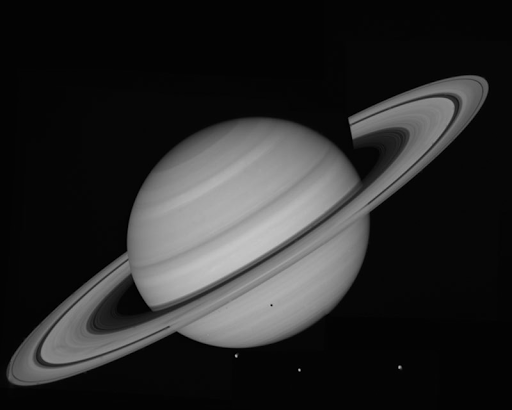
#> input picture img/saturn.png, 512 x 410 px
$ python lesson3.py
#> lines starting #> are read from the running program, lines starting #| are printed output that depends on the picture
import cv2
import numpy as np
from matplotlib import pyplot as plt

# adding filters

# load image 1
saturn = cv2.imread('img/saturn.png', 0)
#> saturn is the input picture: shape (410, 512); min 0, max 198, mean 41
cv2.imshow('saturn', saturn)
cv2.waitKey(0)

# add some noise
im = np.empty(saturn.shape, np.uint8)  # creating empty image
noise_sigma = 25
im2 = cv2.randn(im, 0, noise_sigma)  # sigma of 100
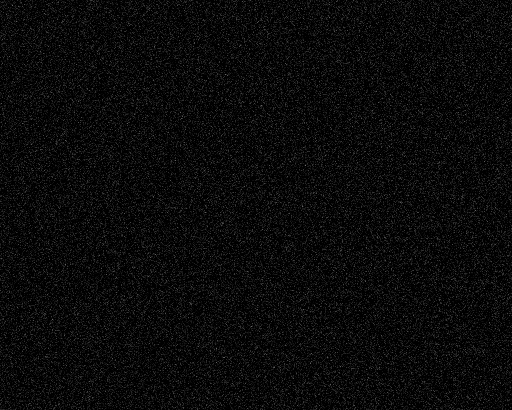
#> im: shape (410, 512); min 0, max 114, mean 10
cv2.imshow('noise', im2)
cv2.waitKey(0)
noisy_image = saturn + im2
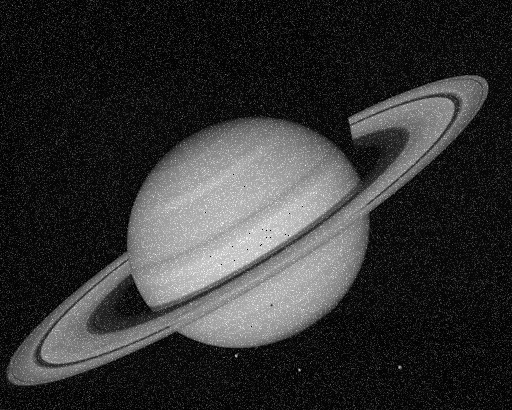
#> noisy_image: shape (410, 512); min 0, max 254, mean 50.9
cv2.imshow(' image with noise', noisy_image)
cv2.waitKey(0)

# Averaging
avging = cv2.blur(noisy_image, (11, 11))  # You can change the kernel size as you want
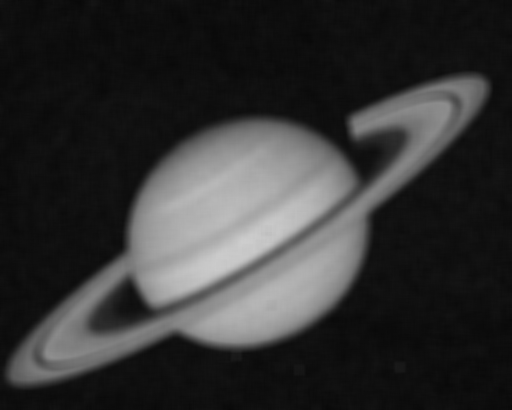
#> avging: shape (410, 512); min 8, max 205, mean 50.9
cv2.imshow('Averaging', avging)
cv2.waitKey(0)

# gaussian filter
filter_size = 11
filter_sigma = 2
im = cv2.GaussianBlur(noisy_image, (filter_size, filter_size), filter_sigma)
cv2.imshow('gaussian blurring', im)
cv2.waitKey(0)

cv2.destroyAllWindows()  # close all openCV windows

$ run again, with img/blood-cells.png copied over img/saturn.png
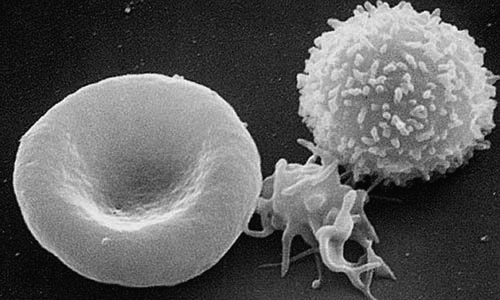
#> input picture img/blood-cells.png, 500 x 300 px
#> saturn is the input picture: shape (300, 500); min 5, max 255, mean 94.5
#> `im2 = cv2.randn(im, 0, noise_sigma)`:
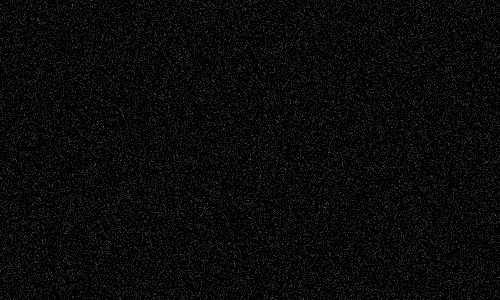
#> im: shape (300, 500); min 0, max 114, mean 10
#> `im = cv2.GaussianBlur(noisy_image, (filter_size, filter_size), filter_..`:
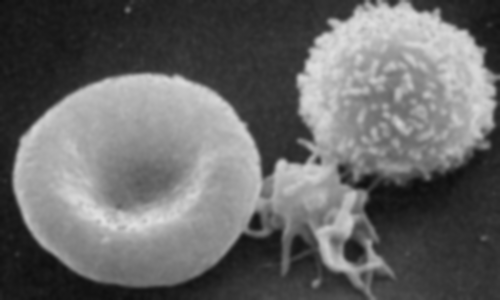
#> im: shape (300, 500); min 13, max 223, mean 103.5
